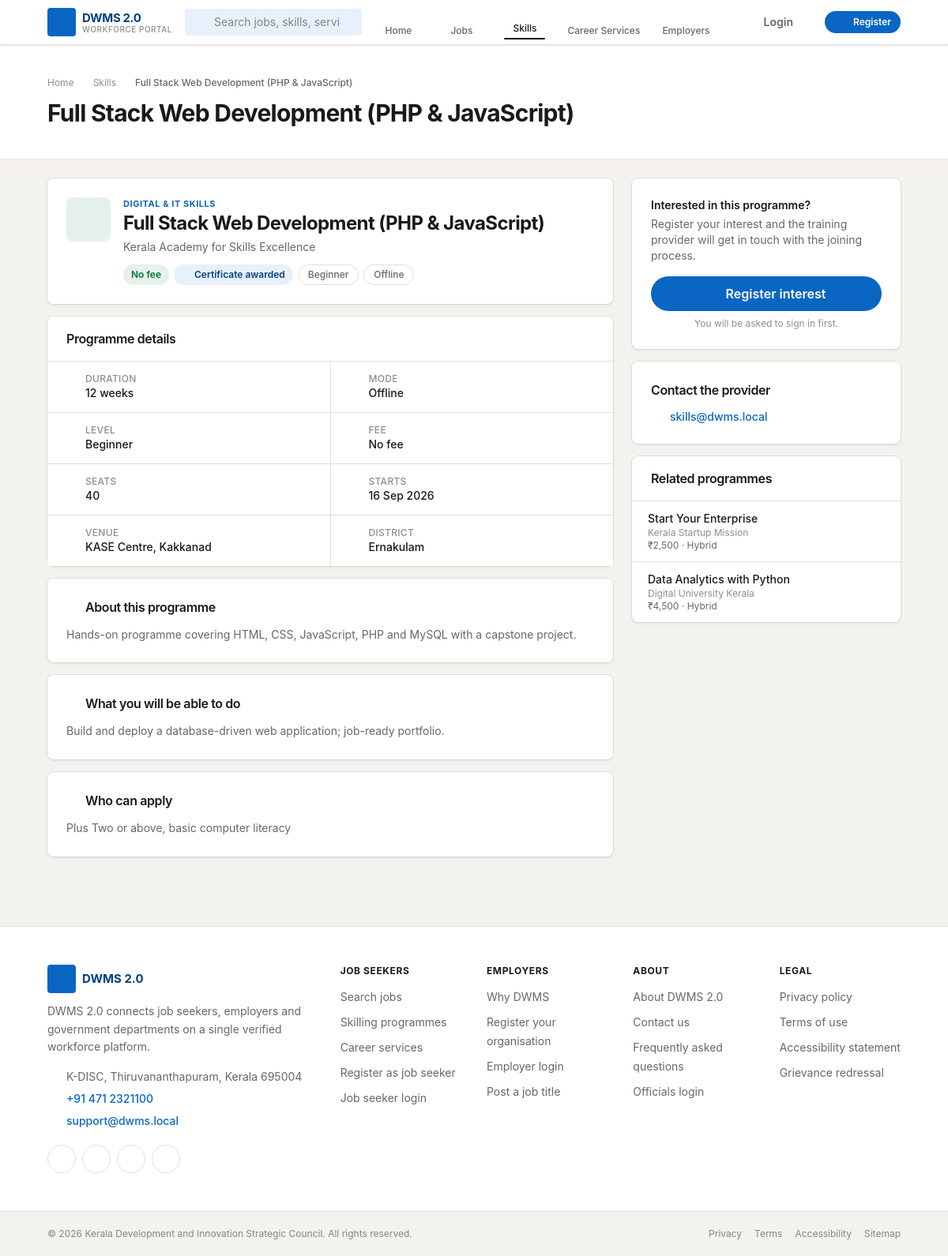
The page /skills/1 on the database its author committed.
### tables this page shows
CREATE TABLE IF NOT EXISTS skill_programmes (
  id            INT UNSIGNED AUTO_INCREMENT PRIMARY KEY,
  category_id   INT UNSIGNED NULL,
  title         VARCHAR(180) NOT NULL,
  provider      VARCHAR(180) NULL,
  description   TEXT NULL,
  outcomes      TEXT NULL,
  eligibility   VARCHAR(255) NULL,
  mode          ENUM('online','offline','hybrid') NOT NULL DEFAULT 'offline',
  level         ENUM('beginner','intermediate','advanced') NOT NULL DEFAULT 'beginner',
  duration_value SMALLINT UNSIGNED NULL,
  duration_unit ENUM('hours','days','weeks','months') NULL DEFAULT 'weeks',
  fee           DECIMAL(10,2) NULL,
  is_free       TINYINT(1) NOT NULL DEFAULT 0,
  seats         SMALLINT UNSIGNED NULL,
  district      VARCHAR(100) NULL,
  venue         VARCHAR(180) NULL,
  start_date    DATE NULL,
  apply_url     VARCHAR(255) NULL,
  contact_email VARCHAR(150) NULL,
  contact_phone VARCHAR(30) NULL,
  image         VARCHAR(255) NULL,
  is_certified  TINYINT(1) NOT NULL DEFAULT 0,
  status        ENUM('draft','published','archived') NOT NULL DEFAULT 'draft',
  views         INT UNSIGNED NOT NULL DEFAULT 0,
  created_by    INT UNSIGNED NULL,
  created_at    TIMESTAMP NOT NULL DEFAULT CURRENT_TIMESTAMP,
  updated_at    TIMESTAMP NULL DEFAULT CURRENT_TIMESTAMP ON UPDATE CURRENT_TIMESTAMP,
  INDEX (status), INDEX (category_id), INDEX (district),
  CONSTRAINT fk_skill_cat FOREIGN KEY (category_id) REFERENCES skill_categories(id) ON DELETE SET NULL
);

CREATE TABLE IF NOT EXISTS skill_categories (
  id        INT UNSIGNED AUTO_INCREMENT PRIMARY KEY,
  name      VARCHAR(120) NOT NULL,
  slug      VARCHAR(120) NOT NULL UNIQUE,
  is_active TINYINT(1) NOT NULL DEFAULT 1
);

### app/Controllers/SkillController.php (called while the page is built, shortened)
<?php
class SkillController
{
    public function show(string $id): void
    {
        $p = DB::first(
            "SELECT skill_programmes.*, skill_categories.name AS category_name
             FROM skill_programmes
             LEFT JOIN skill_categories ON skill_categories.id = skill_programmes.category_id
             WHERE skill_programmes.id = ? AND skill_programmes.status = 'published'",
            [(int) $id]
        );
        $enrolment = null;
        view('skills.show', [
            'pageTitle'   => $p['title'],
            'metaDescription' => str_excerpt($p['description'], 155),
            'programme'   => $p,
            'enrolment'   => $enrolment,
            'similar'     => DB::all(
                "SELECT id, title, provider, mode, is_free, fee, district FROM skill_programmes
                 WHERE status = 'published' AND id <> ? AND (category_id = ? OR district = ?)
                 ORDER BY start_date IS NULL, start_date LIMIT 4",
                [$p['id'], $p['category_id'], $p['district']]
            ),
        ]);
    }
}

### index.php (called while the page is built, shortened)
<?php
$router = new Router();
$path = current_path();
$router->dispatch($_SERVER['REQUEST_METHOD'] ?? 'GET', $path);

### app/Core/Database.php (called while the page is built, shortened)
<?php
class Database
{
    private static ?PDO $pdo = null;
    public static function pdo(): ?PDO
    {
        if (self::$pdo instanceof PDO) {
            return self::$pdo;
        }
        $c = config('db');
        $dsn = sprintf('mysql:host=%s;port=%d;dbname=%s;charset=%s', $c['host'], $c['port'], $c['name'], $c['charset']);
        try {
            self::$pdo = new PDO($dsn, $c['user'], $c['pass'], [
                PDO::ATTR_ERRMODE            => PDO::ERRMODE_EXCEPTION,
                PDO::ATTR_DEFAULT_FETCH_MODE => PDO::FETCH_ASSOC,
                PDO::ATTR_EMULATE_PREPARES   => false,
            ]);
        } catch (PDOException $e) {
            self::$error = $e->getMessage();
            return null;
        }
        return self::$pdo;
    }
    public static function run(string $sql, array $params = [])
    {
        $stmt = self::pdo()->prepare($sql);
        $stmt->execute($params);
        return $stmt;
    }
    public static function all(string $sql, array $params = []): array
    {
        return self::run($sql, $params)->fetchAll();
    }
    public static function first(string $sql, array $params = []): ?array
    {
        $row = self::run($sql, $params)->fetch();
        return $row === false ? null : $row;
    }
}

### app/config.sample.php (called while the page is built)
<?php
return [
    'app' => [
        'name'      => 'DWMS 2.0',
        'tagline'   => 'Digital Workforce Management System',
        'base_url'  => '',
        'debug'     => false,
        'timezone'  => 'Asia/Kolkata',
        'org'       => 'Kerala Development and Innovation Strategic Council',
        'org_short' => 'K-DISC',
    ],
    'db' => [
        'host'     => 'localhost',
        'port'     => 3306,
        'name'     => 'dwms',
        'user'     => 'root',
        'pass'     => '',
        'charset'  => 'utf8mb4',
    ],
    'mail' => [
        'from'      => 'no-reply@example.com',
        'from_name' => 'DWMS 2.0',
        'demo_otp'  => true,
    ],
    'security' => [
        'session_name'   => 'dwms_session',
        'session_ttl'    => 7200,
        'max_upload_mb'  => 5,
    ],
];

### app/Core/Auth.php (called while the page is built, shortened)
<?php
class Auth
{
    public static function check(string $guard): bool
    {
        return isset($_SESSION['auth'][$guard]);
    }
}

### app/Views/skills/show.php (the view, shortened to what this page needs)
<?php
$p = $programme;
$duration = $p['duration_value'] ? $p['duration_value'] . ' ' . $p['duration_unit'] : null;
?>
<section class="shell grid gap-6 py-6 lg:grid-cols-[1fr,340px]">
  <div class="min-w-0 space-y-4">
    <div class="card card-pad">
      <div class="flex flex-wrap items-start gap-4">
        <span class="flex h-14 w-14 shrink-0 items-center justify-center rounded-card bg-success/10 text-success"><?= icon('graduation', 'h-7 w-7') ?></span>
        <div class="min-w-0 flex-1">
          <?php if ($p['category_name']): ?><p class="text-[11px] font-bold uppercase tracking-wider text-brand-500"><?= e($p['category_name']) ?></p><?php endif; ?>
          <h1 class="text-xl font-bold text-ink sm:text-2xl"><?= e($p['title']) ?></h1>
          <p class="mt-1 text-sm text-ink-soft"><?= e($p['provider']) ?></p>
          <div class="mt-3 flex flex-wrap gap-1.5">
            <?php if ($p['is_free']): ?><span class="badge-green">No fee</span><?php else: ?><span class="badge-gray"><?= e(money((float) $p['fee'])) ?></span><?php endif; ?>
            <?php if ($p['is_certified']): ?><span class="badge-blue"><?= icon('shield-check', 'h-3 w-3') ?>Certificate awarded</span><?php endif; ?>
            <span class="chip"><?= e(ucfirst($p['level'])) ?></span>
            <span class="chip"><?= e(ucfirst($p['mode'])) ?></span>
          </div>
        </div>
      </div>
    </div>
    <div class="card">
      <div class="card-head"><h2 class="card-title">Programme details</h2></div>
      <dl class="grid grid-cols-1 gap-px bg-line sm:grid-cols-2">
        <?php foreach (array_filter([
          ['Duration', $duration, 'clock'],
          ['Mode', ucfirst($p['mode']), 'globe'],
          ['Level', ucfirst($p['level']), 'chart'],
          ['Fee', $p['is_free'] ? 'No fee' : money((float) $p['fee']), 'wallet'],
          ['Seats', $p['seats'] ? (int) $p['seats'] : null, 'users'],
          ['Starts', $p['start_date'] ? fdate($p['start_date']) : 'Rolling intake', 'calendar'],
          ['Venue', $p['venue'], 'map-pin'],
          ['District', $p['district'], 'map-pin'],
        ], static fn($r) => $r[1] !== null && $r[1] !== '') as [$label, $value, $ic]): ?>
          <div class="flex items-start gap-3 bg-white px-5 py-3.5">
            <span class="mt-0.5 shrink-0 text-brand-500"><?= icon($ic, 'h-4 w-4') ?></span>
            <div class="min-w-0">
              <dt class="text-xs font-medium uppercase tracking-wide text-ink-faint"><?= e($label) ?></dt>
              <dd class="text-sm font-medium text-ink"><?= e($value) ?></dd>
            </div>
          </div>
        <?php endforeach; ?>
      </dl>
    </div>
    <?php foreach ([
      ['About this programme', $p['description'], 'document'],
      ['What you will be able to do', $p['outcomes'], 'target'],
      ['Who can apply', $p['eligibility'], 'users'],
    ] as [$heading, $body, $ic]): if (!trim((string) $body)) { continue; } ?>
      <div class="card card-pad">
        <h2 class="flex items-center gap-2 card-title"><?= icon($ic, 'h-4 w-4 text-brand-500') ?><?= e($heading) ?></h2>
        <p class="mt-3 whitespace-pre-line text-sm leading-relaxed text-ink-soft"><?= e($body) ?></p>
      </div>
    <?php endforeach; ?>
  </div>
  <aside class="space-y-4 lg:sticky lg:top-20 lg:self-start">
    <div class="card card-pad">
      <?php if ($enrolment): ?>
        <p class="flex items-center gap-2 text-sm font-semibold text-success"><?= icon('check-circle', 'h-5 w-5') ?>Interest recorded</p>
        <p class="mt-1 text-sm text-ink-soft">Registered on <?= e(fdate($enrolment['created_at'])) ?>. The training provider will contact you with the next steps.</p>
      <?php else: ?>
        <p class="text-sm font-semibold text-ink">Interested in this programme?</p>
        <p class="mt-1 text-sm text-ink-soft">Register your interest and the training provider will get in touch with the joining process.</p>
        <form method="post" action="<?= url('/skills/' . $p['id'] . '/enrol') ?>" class="mt-4">
          <button type="submit" class="btn-primary btn-block btn-lg"><?= icon('check', 'h-4 w-4') ?>Register interest</button>
        </form>
        <?php if (!Auth::check('seeker')): ?>
          <p class="mt-2 text-center text-xs text-ink-faint">You will be asked to sign in first.</p>
        <?php endif; ?>
      <?php endif; ?>
    </div>
    <?php if ($p['contact_email'] || $p['contact_phone']): ?>
      <div class="card card-pad">
        <h2 class="card-title">Contact the provider</h2>
        <ul class="mt-3 space-y-2 text-sm text-ink-soft">
          <?php if ($p['contact_email']): ?>
            <li class="flex items-center gap-2"><span class="text-brand-500"><?= icon('mail', 'h-4 w-4') ?></span>
              <a href="mailto:<?= e($p['contact_email']) ?>" class="link truncate"><?= e($p['contact_email']) ?></a></li>
          <?php endif; ?>
        </ul>
      </div>
    <?php endif; ?>
    <?php if ($similar): ?>
      <div class="card">
        <div class="card-head"><h2 class="card-title">Related programmes</h2></div>
        <ul class="divide-y divide-line">
          <?php foreach ($similar as $s): ?>
            <li class="px-5 py-3">
              <a href="<?= url('/skills/' . $s['id']) ?>" class="block text-sm font-medium text-ink hover:text-brand-700"><?= e($s['title']) ?></a>
              <p class="truncate text-xs text-ink-faint"><?= e($s['provider']) ?></p>
              <p class="text-xs text-ink-soft"><?= $s['is_free'] ? 'No fee' : e(money((float) $s['fee'])) ?> · <?= e(ucfirst($s['mode'])) ?></p>
            </li>
          <?php endforeach; ?>
        </ul>
      </div>
    <?php endif; ?>
  </aside>
</section>

### app/Core/Router.php (shortened to what this page needs)
<?php
class Router
{
    private array $routes = ['GET' => [], 'POST' => []];
    public function get(string $path, $handler): void
    {
        $this->routes['GET'][$this->normalise($path)] = $handler;
    }
    public function post(string $path, $handler): void
    {
        $this->routes['POST'][$this->normalise($path)] = $handler;
    }
    private function normalise(string $path): string
    {
        $path = '/' . trim($path, '/');
        return $path === '/' ? '/' : rtrim($path, '/');
    }
    public function dispatch(string $method, string $uri): void
    {
        $uri    = $this->normalise($uri);
        $method = strtoupper($method) === 'POST' ? 'POST' : 'GET';
        foreach ($this->routes[$method] as $route => $handler) {
            if (strpos($route, '{') === false) {
                continue;
            }
            $pattern = preg_replace('#\{[a-zA-Z_]+\}#', '([^/]+)', $route);
            if (preg_match('#^' . $pattern . '$#', $uri, $m)) {
                array_shift($m);
                $this->invoke($handler, $m);
                return;
            }
        }
    }
    private function invoke($handler, array $params): void
    {
        [$class, $action] = explode('@', $handler);
        $controller = new $fqcn();
        call_user_func_array([$controller, $action], $params);
    }
}

### rows shown on the page
skill_programmes: category.name "DIGITAL & IT SKILLS", title "Full Stack Web Development (PHP & JavaScript)", provider "Kerala Academy for Skills Excellence", level "Beginner", mode "Offline", district "Ernakulam", eligibility "Plus Two or above, basic computer literacy", contact_email "skills@dwms.local"
skill_programmes: title "Start Your Enterprise", provider "Kerala Startup Mission", fee "₹2,500", mode "Hybrid"
skill_programmes: title "Data Analytics with Python", provider "Digital University Kerala", fee "₹4,500", mode "Hybrid"

### other values the page prints
setting('site_title', 'DWMS 2.0') "DWMS 2.0"
$m['label'] "Home"
$m['label'] "Jobs"
$m['label'] "Skills"
$m['label'] "Career Services"
$m['label'] "Employers"
$label "Skills"
$label "Full Stack Web Development (PHP & JavaScript)"
$label "DURATION"
$value "12 weeks"
$label "MODE"
$value "Offline"
$label "LEVEL"
$value "Beginner"
$label "FEE"
